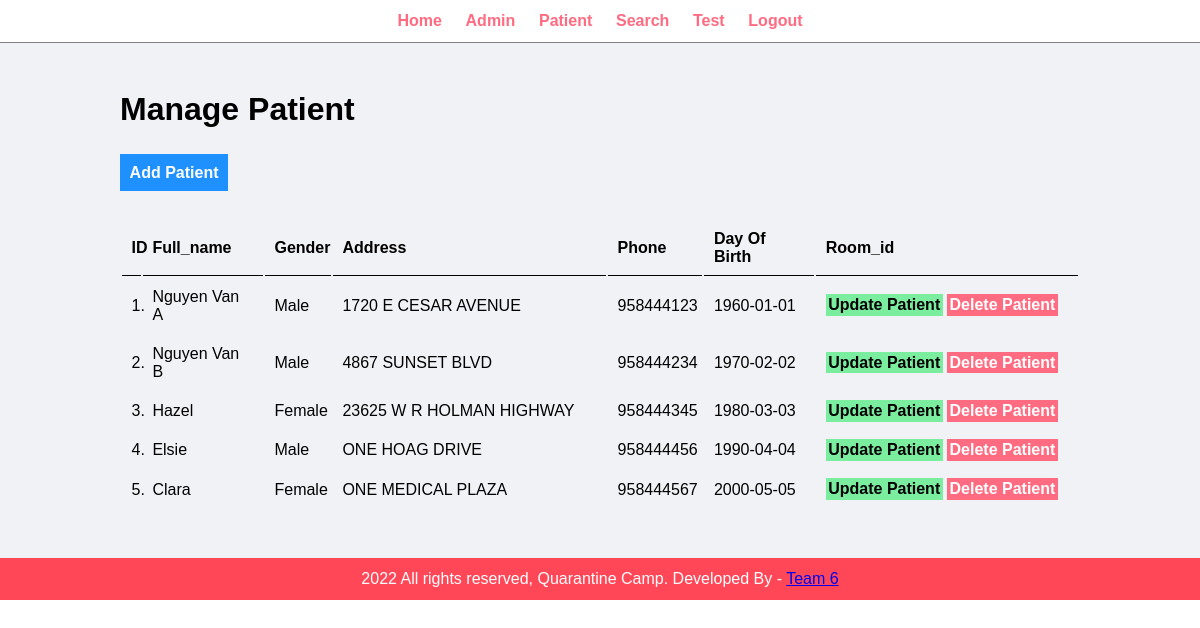
/manage-patient.php (signed in), run on the app's committed database.
### tables this page shows
CREATE TABLE `patient`(
  `id` int NOT NULL UNIQUE,  
  `full_name` varchar(100) NOT NULL,
  `gender` varchar(1) NOT NULL,
  `address` varchar(30) NOT NULL,
  `phone` int NOT NULL,
  `dob` date NOT NULL,
  `room_id` int NOT NULL,
  `location_history` varchar(30) NOT NULL,
  `nurse_id` int NOT NULL,
  `staff_id` int NOT NULL,
  `camp_id` int NOT NULL,
  `symptom` varchar(30) NOT NULL,
  `comorbidity` varchar(30) NOT NULL,
  `addmission_date` varchar(30) NOT NULL,
  `pcr_test` bool,
  `ct_pcr` int,
  `quick_test` bool,
  `ct_quick` int,
  `spo2` float
);

### manage-patient.php (the view, shortened to what this page needs)
<?php include('partials/menu.php'); ?>
<div class="main-content">
    <div class="wrapper">
        <h1>Manage Patient</h1>
        <br /><br />
                <a href="<?php echo SITEURL; ?>add-patient.php" class="btn-primary">Add Patient</a>
                <br /><br /><br />
                <table class="tbl-full">
                    <tr>
                        <th>ID</th>
                        <th>Full_name</th>
                        <th>Gender</th>
                        <th>Address</th>
                        <th>Phone</th>
                        <th>Day Of Birth</th>
                        <th>Room_id</th>
                    </tr>
                    <?php
                        $sql = "SELECT * FROM patient";
                        $res = mysqli_query($conn, $sql);
                        $count = mysqli_num_rows($res);
                        if($count>0)
                        {
                            while($row=mysqli_fetch_assoc($res))
                            {
                                $id = $row['id'];
                                $full_name = $row['full_name'];
                                $gender = $row['gender'];
                                $address = $row['address'];
                                $phone = $row['phone'];
                                $dob = $row['dob'];
                                ?>
                                <tr>
                                    <td><?php echo $id; ?>. </td>
                                    <td><?php echo $full_name; ?></td>
                                    <td><?php if ($gender=='M') echo "Male"; else echo "Female"; ?></td>
                                    <td><?php echo $address; ?></td>
                                    <td><?php echo $phone; ?></td>
                                    <td><?php echo $dob; ?></td>
                                    <td>
                                        <a href="<?php echo SITEURL; ?>admin/update-patient.php?id=<?php echo $id; ?>" class="btn-secondary">Update Patient</a>
                                        <a href="<?php echo SITEURL; ?>admin/delete-patient.php?id=<?php echo $id; ?>" class="btn-danger">Delete Patient</a>
                                    </td>
                                </tr>
                                <?php
                            }
                        }
                        else
                        {
                            echo "<tr> <td colspan='7' class='error'> Food not Added Yet. </td> </tr>";
                        }
                    ?>
                </table>
    </div>
</div>
<?php include('partials/footer.php'); ?>

### partials/menu.php (shortened to what this page needs)
<html>
    <head>
        <link rel="stylesheet" href="css/admin.css">
    </head>
    <body>
        <div class="menu text-center">
            <div class="wrapper">
                <ul>
                    <li><a href="index.php">Home</a></li>
                    <li><a href="manage-admin.php">Admin</a></li>
                    <li><a href="manage-patient.php">Patient</a></li>
                    <li><a href="manage-search-patient.php">Search</a></li>
                    <li><a href="manage-test.php">Test</a></li>
                    <li><a href="logout.php">Logout</a></li>
                </ul>
            </div>
        </div>

### partials/footer.php
<div class="footer">
            <div class="wrapper">
                <p class="text-center">2022 All rights reserved, Quarantine Camp. Developed By - <a href="#"> Team 6</a></p>
            </div>
        </div>
    </body>
</html>

### css/admin.css (style rules this page uses)
* { margin: 0; padding: 0; font-family: Arial, Helvetica, sans-serif; }
.wrapper { padding: 1%; width: 80%; margin: 0 auto; }
.text-center { text-align: center; }
.tbl-full { width: 100%; }
table tr th { border-bottom: 1px solid black; padding: 1%; text-align: left; }
table tr td { padding: 1%; }
.btn-primary { background-color: #1e90ff; padding: 1%; color: white; text-decoration: none; font-weight: bold; }
.btn-secondary { background-color: #7bed9f; padding: 1%; color: black; text-decoration: none; font-weight: bold; }
.btn-danger { background-color: #ff6b81; padding: 1%; color: white; text-decoration: none; font-weight: bold; }
.menu { border-bottom: 1px solid grey; }
.menu ul { list-style-type: none; }
.menu ul li { display: inline; padding: 1%; }
.menu ul li a { text-decoration: none; font-weight: bold; color: #ff6b81; }
.main-content { background-color: #f1f2f6; padding: 3% 0; }
.footer { background-color: #ff4757; color: white; }

### data on the page
patient: id "1", full_name "Nguyen Van A", gender "Male", address "1720 E CESAR AVENUE", phone "958444123", dob "1960-01-01"
patient: id "2", full_name "Nguyen Van B", gender "Male", address "4867 SUNSET BLVD", phone "958444234", dob "1970-02-02"
patient: id "3", full_name "Hazel", gender "Female", address "23625 W R HOLMAN HIGHWAY", phone "958444345", dob "1980-03-03"
patient: id "4", full_name "Elsie", gender "Male", address "ONE HOAG DRIVE", phone "958444456", dob "1990-04-04"
patient: id "5", full_name "Clara", gender "Female", address "ONE MEDICAL PLAZA", phone "958444567", dob "2000-05-05"
